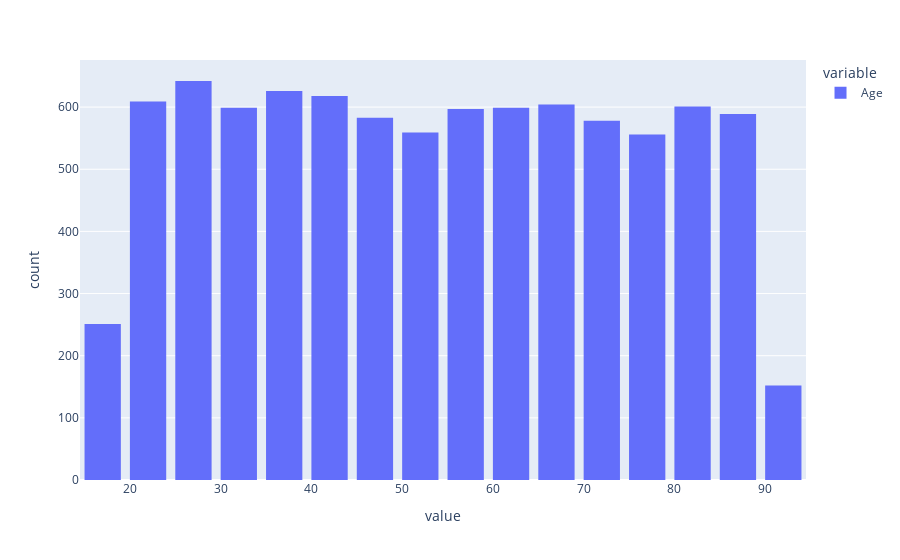

Here is the notebook cell this chart was saved with:
### Code cell
fig = px.histogram(dfheart['Age'], nbins=20)
fig.update_layout(bargap=0.2)
fig.show()

### Figure 1 — Plotly figure (JSON) as saved in the notebook; plotly's stock layout.template omitted (floating-point values rounded to 4 significant figures; data arrays with more than 128 entries replaced by an {"elided": "..."} marker saying what was removed)
{"data": [{"alignmentgroup": "True", "bingroup": "x", "hovertemplate": "variable=Age<br>value=%{x}<br>count=%{y}<extra></extra>", "legendgroup": "Age", "marker": {"color": "#636efa", "pattern": {"shape": ""}}, "name": "Age", "nbinsx": 20, "offsetgroup": "Age", "orientation": "v", "showlegend": true, "type": "histogram", "x": {"elided": "8763 int values"}, "xaxis": "x", "yaxis": "y"}], "layout": {"bargap": 0.2, "barmode": "relative", "legend": {"title": {"text": "variable"}, "tracegroupgap": 0}, "margin": {"t": 60}, "xaxis": {"anchor": "y", "domain": [0, 1], "title": {"text": "value"}}, "yaxis": {"anchor": "x", "domain": [0, 1], "title": {"text": "count"}}}}
